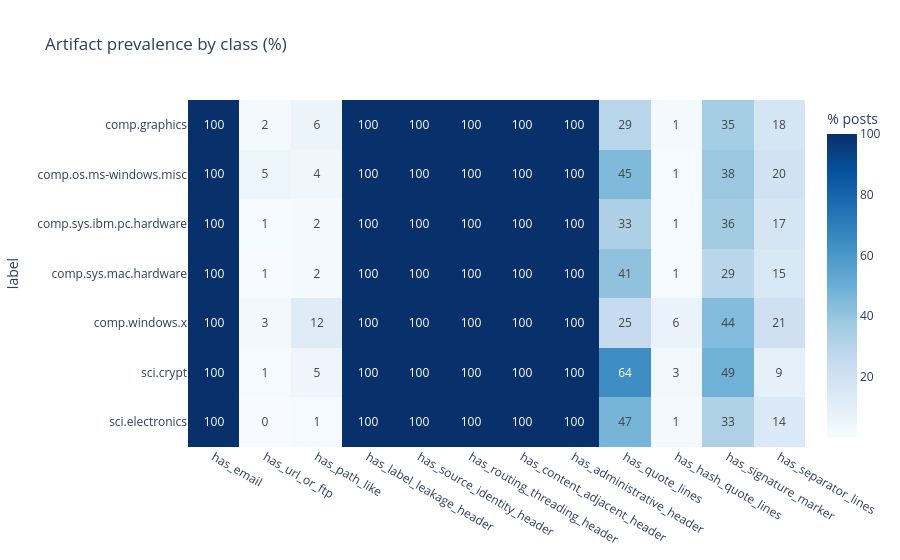

The cell this chart's notebook holds for it:
### Code cell
fig = px.imshow(
    artifact_by_class * 100,
    text_auto=".0f",
    color_continuous_scale="Blues",
    labels=dict(color="% posts"),
    title="Artifact prevalence by class (%)",
    aspect="auto"
)
fig.update_xaxes(tickangle=30)
fig.show()

### Figure 1 — Plotly figure (JSON) as saved in the notebook; plotly's stock layout.template omitted (floating-point values rounded to 4 significant figures)
{"data": [{"coloraxis": "coloraxis", "hovertemplate": "x: %{x}<br>label: %{y}<br>% posts: %{z}<extra></extra>", "name": "0", "texttemplate": "%{z:.0f}", "type": "heatmap", "x": ["has_email", "has_url_or_ftp", "has_path_like", "has_label_leakage_header", "has_source_identity_header", "has_routing_threading_header", "has_content_adjacent_header", "has_administrative_header", "has_quote_lines", "has_hash_quote_lines", "has_signature_marker", "has_separator_lines"], "xaxis": "x", "y": ["comp.graphics", "comp.os.ms-windows.misc", "comp.sys.ibm.pc.hardware", "comp.sys.mac.hardware", "comp.windows.x", "sci.crypt", "sci.electronics"], "yaxis": "y", "z": [[100.0, 2.03, 5.787, 100.0, 100.0, 100.0, 100.0, 100.0, 29.34, 1.421, 35.23, 17.56], [100.0, 4.853, 4.146, 100.0, 100.0, 100.0, 100.0, 100.0, 44.79, 1.112, 38.32, 19.51], [100.0, 0.9146, 1.829, 100.0, 100.0, 100.0, 100.0, 100.0, 32.83, 1.016, 35.87, 17.48], [100.0, 0.6048, 1.815, 100.0, 100.0, 100.0, 100.0, 100.0, 40.93, 0.9073, 29.03, 15.22], [99.9, 2.52, 11.9, 100.0, 100.0, 100.0, 100.0, 100.0, 25.1, 6.351, 44.46, 20.97], [100.0, 1.1, 4.7, 100.0, 100.0, 100.0, 100.0, 100.0, 63.9, 3.1, 48.6, 8.5], [100.0, 0.1005, 1.206, 100.0, 100.0, 100.0, 100.0, 100.0, 47.34, 1.407, 32.66, 14.07]]}], "layout": {"coloraxis": {"colorbar": {"title": {"text": "% posts"}}, "colorscale": [[0, "rgb(247,251,255)"], [0.125, "rgb(222,235,247)"], [0.25, "rgb(198,219,239)"], [0.375, "rgb(158,202,225)"], [0.5, "rgb(107,174,214)"], [0.625, "rgb(66,146,198)"], [0.75, "rgb(33,113,181)"], [0.875, "rgb(8,81,156)"], [1, "rgb(8,48,107)"]]}, "title": {"text": "Artifact prevalence by class (%)"}, "xaxis": {"anchor": "y", "domain": [0, 1], "tickangle": 30}, "yaxis": {"anchor": "x", "autorange": "reversed", "domain": [0, 1], "title": {"text": "label"}}}}
